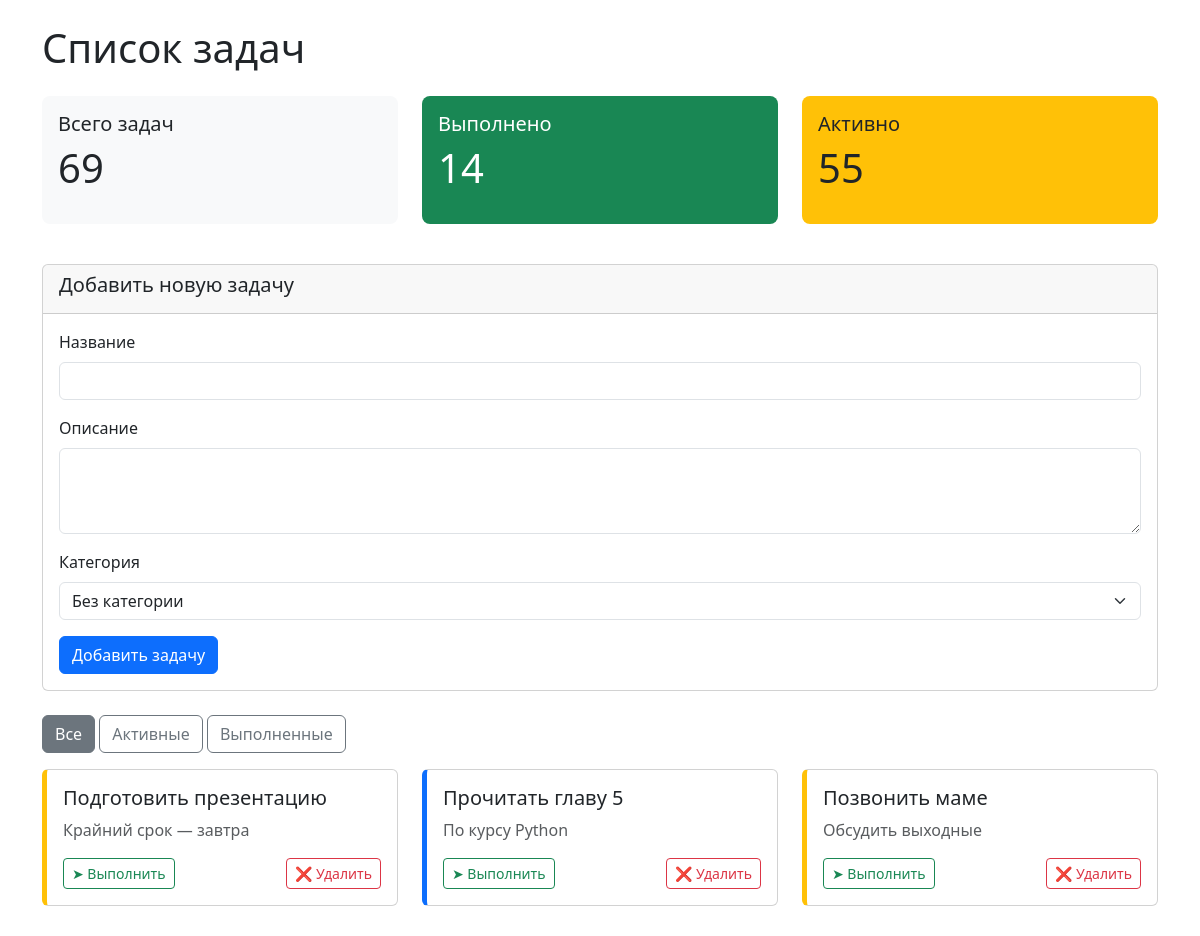
Before: / (upper part) with the older database file.
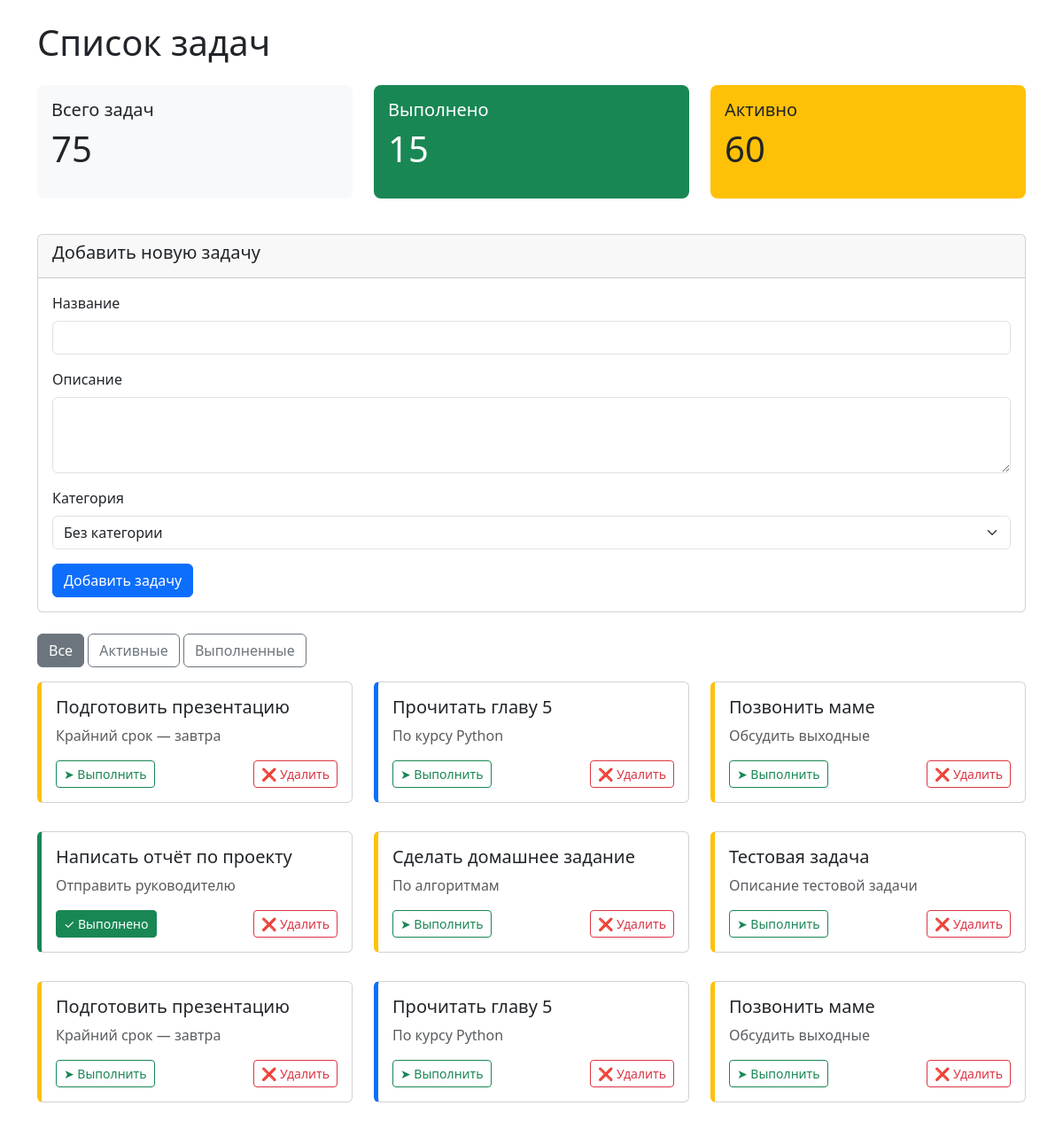
After: the same page with the newer database file.
### tables this page shows
CREATE TABLE tasks (
            id INTEGER PRIMARY KEY AUTOINCREMENT,
            title TEXT NOT NULL,
            description TEXT,
            category_id INTEGER,
            status TEXT DEFAULT 'pending',
            created_at TIMESTAMP DEFAULT CURRENT_TIMESTAMP,
            FOREIGN KEY (category_id) REFERENCES categories (id) ON DELETE SET NULL
        );

### src/backend/app.py (the view, shortened to what this page needs)
@app.route('/')
def index():
    conn = get_db_connection()
    filter_param = request.args.get('filter', 'all')
    categories = conn.execute("SELECT * FROM categories").fetchall()
    if filter_param == 'active':
        tasks = conn.execute(
            """
            SELECT t.id, t.title, t.description, t.status, t.created_at,
                   c.id as category_id, c.name as category_name
            FROM tasks t
            LEFT JOIN categories c ON t.category_id = c.id
            WHERE t.status != 'completed'
            ORDER BY t.created_at DESC
        """
        ).fetchall()
    else:  # all
        tasks = conn.execute(
            """
            SELECT t.id, t.title, t.description, t.status, t.created_at,
                   c.id as category_id, c.name as category_name
            FROM tasks t
            LEFT JOIN categories c ON t.category_id = c.id
            ORDER BY t.created_at DESC
        """
        ).fetchall()
    total = len(tasks)
    completed = len([t for t in tasks if t['status'] == 'completed'])
    active = total - completed
    conn.close()
    return render_template(
        'tasks_list.html',
        tasks=tasks,
        categories=categories,
        total_tasks=total,
        completed_tasks=completed,
        active_tasks=active,
        filter=filter_param,
    )

### src/backend/app.py (called while the page is built)
def get_db_connection():
    conn = sqlite3.connect(DATABASE_PATH)
    conn.row_factory = sqlite3.Row
    return conn

### src/backend/templates/tasks_list.html (shortened to what this page needs)
{% extends "base.html" %}
{% block header %}Список задач{% endblock %}
{% block content %}
    <div class="row mb-4">
        <div class="col-md-4">
            <div class="stat-box bg-light">
                <h5>Всего задач</h5>
                <p class="display-6">{{ total_tasks }}</p>
            </div>
        </div>
        <div class="col-md-4">
            <div class="stat-box bg-success text-white">
                <h5>Выполнено</h5>
                <p class="display-6">{{ completed_tasks }}</p>
            </div>
        </div>
        <div class="col-md-4">
            <div class="stat-box bg-warning">
                <h5>Активно</h5>
                <p class="display-6">{{ active_tasks }}</p>
            </div>
        </div>
    </div>
    <div class="card mb-4">
        <div class="card-header">
            <h5>Добавить новую задачу</h5>
        </div>
        <div class="card-body">
            <form method="POST" action="/tasks">
                <div class="mb-3">
                    <label for="title" class="form-label">Название</label>
                    <input type="text" class="form-control" id="title" name="title" required>
                </div>
                <div class="mb-3">
                    <label for="description" class="form-label">Описание</label>
                    <textarea class="form-control" id="description" name="description" rows="3"></textarea>
                </div>
                <div class="mb-3">
                    <label for="category_id" class="form-label">Категория</label>
                    <select class="form-select" id="category_id" name="category_id">
                        <option value="">Без категории</option>
                    </select>
                </div>
                <button type="submit" class="btn btn-primary">Добавить задачу</button>
            </form>
        </div>
    </div>
    <div class="mb-3">
        <a href="/" class="btn btn-outline-secondary {% if filter == 'all' %}active{% endif %}">Все</a>
        <a href="/?filter=active" class="btn btn-outline-secondary {% if filter == 'active' %}active{% endif %}">Активные</a>
        <a href="/?filter=completed" class="btn btn-outline-secondary {% if filter == 'completed' %}active{% endif %}">Выполненные</a>
    </div>
    <div class="row">
        {% for task in tasks %}
            <div class="col-md-6 col-lg-4 mb-3">
                <div class="card task-card status-{{ task.status }}">
                    <div class="card-body">
                        <h5 class="card-title">{{ task.title }}</h5>
                        {% if task.description %}
                            <p class="card-text text-muted">{{ task.description }}</p>
                        {% endif %}
                        <div class="mt-3 d-flex justify-content-between">
                            <form method="POST" action="/tasks/{{ task.id }}/toggle" style="display:inline;">
                                <button type="submit" class="btn btn-sm {% if task.status == 'completed' %}btn-success{% else %}btn-outline-success{% endif %}">
                                    {% if task.status == 'completed' %}✓ Выполнено{% else %}➤ Выполнить{% endif %}
                                </button>
                            </form>
                            <form method="POST" action="/tasks/{{ task.id }}/delete" style="display:inline;">
                                <button type="submit" class="btn btn-sm btn-outline-danger" onclick="return confirm('Удалить задачу?')">
                                    ❌ Удалить
                                </button>
                            </form>
                        </div>
                    </div>
                </div>
            </div>
        {% endfor %}
    </div>
{% endblock %}

### src/backend/templates/base.html (shortened to what this page needs)
<!DOCTYPE html>
<html lang="ru">
<head>
    <link href="https://cdn.jsdelivr.net/npm/bootstrap@5.3.0/dist/css/bootstrap.min.css" rel="stylesheet">
</head>
<body>
    <div class="container mt-4">
        <h1 class="mb-4">{% block header %}{% endblock %}</h1>
        {% block content %}{% endblock %}
    </div>
</body>
</html>

### src/backend/templates/base.html (style rules this page uses)
.task-card { margin-bottom: 1rem; border-left-width: 5px; }
.status-pending { border-left-color: #ffc107; }
.status-in_progress { border-left-color: #0d6efd; }
.status-completed { border-left-color: #198754; }
.stat-box { padding: 1rem; border-radius: 0.5rem; margin-bottom: 1rem; }

Changed rows visible on the page:
added tasks: title "Подготовить презентацию", description "Крайний срок — завтра", status "➤ Выполнить"
added tasks: title "Прочитать главу 5", description "По курсу Python", status "➤ Выполнить"
added tasks: title "Позвонить маме", description "Обсудить выходные", status "➤ Выполнить"
added tasks: title "Написать отчёт по проекту", description "Отправить руководителю", status "✓ Выполнено"
added tasks: title "Сделать домашнее задание", description "По алгоритмам", status "➤ Выполнить"
added tasks: title "Тестовая задача", description "Описание тестовой задачи", status "➤ Выполнить"
Other visible differences:
{{ total_tasks }}: "69" → "75"
{{ completed_tasks }}: "14" → "15"
{{ active_tasks }}: "55" → "60"
